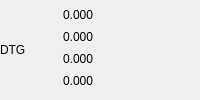
                          <widget class="QWidget" name="widget_dro_dtg" native="true">
                           <property name="sizePolicy">
                            <sizepolicy hsizetype="Preferred" vsizetype="Fixed">
                             <horstretch>0</horstretch>
                             <verstretch>0</verstretch>
                            </sizepolicy>
                           </property>
                           <layout class="QHBoxLayout" name="horizontalLayout_13">
                            <property name="spacing">
                             <number>0</number>
                            </property>
                            <property name="leftMargin">
                             <number>0</number>
                            </property>
                            <property name="topMargin">
                             <number>0</number>
                            </property>
                            <property name="rightMargin">
                             <number>12</number>
                            </property>
                            <property name="bottomMargin">
                             <number>0</number>
                            </property>
                            <item>
                             <widget class="QLabel" name="label_dro_dtg">
                              <property name="maximumSize">
                               <size>
                                <width>200</width>
                                <height>16777215</height>
                               </size>
                              </property>
                              <property name="text">
                               <string>DTG</string>
                              </property>
                             </widget>
                            </item>
                            <item>
                             <layout class="QVBoxLayout" name="verticalLayout_3">
                              <property name="spacing">
                               <number>0</number>
                              </property>
                              <item>
                               <widget class="DROLabel" name="dro_label_dtg_x">
                                <property name="sizePolicy">
                                 <sizepolicy hsizetype="Preferred" vsizetype="Fixed">
                                  <horstretch>0</horstretch>
                                  <verstretch>0</verstretch>
                                 </sizepolicy>
                                </property>
                                <property name="maximumSize">
                                 <size>
                                  <width>16777215</width>
                                  <height>16777215</height>
                                 </size>
                                </property>
                                <property name="text">
                                 <string>0.000</string>
                                </property>
                                <property name="Qreference_type" stdset="0">
                                 <number>2</number>
                                </property>
                                <property name="metric_template" stdset="0">
                                 <string>%10.3f X</string>
                                </property>
                                <property name="imperial_template" stdset="0">
                                 <string>%9.4f X</string>
                                </property>
                               </widget>
                              </item>
                              <item>
                               <widget class="DROLabel" name="dro_label_dtg_y">
                                <property name="sizePolicy">
                                 <sizepolicy hsizetype="Preferred" vsizetype="Fixed">
                                  <horstretch>0</horstretch>
                                  <verstretch>0</verstretch>
                                 </sizepolicy>
                                </property>
                                <property name="maximumSize">
                                 <size>
                                  <width>16777215</width>
                                  <height>16777215</height>
                                 </size>
                                </property>
                                <property name="text">
                                 <string>0.000</string>
                                </property>
                                <property name="textSpaceSample" stdset="0">
                                 <string/>
                                </property>
                                <property name="Qjoint_number" stdset="0">
                                 <number>1</number>
                                </property>
                                <property name="Qreference_type" stdset="0">
                                 <number>2</number>
                                </property>
                                <property name="metric_template" stdset="0">
                                 <string>%10.3f Y</string>
                                </property>
                                <property name="imperial_template" stdset="0">
                                 <string>%9.4f Y</string>
                                </property>
                               </widget>
                              </item>
                              <item>
                               <widget class="DROLabel" name="dro_label_dtg_z">
                                <property name="sizePolicy">
                                 <sizepolicy hsizetype="Preferred" vsizetype="Fixed">
                                  <horstretch>0</horstretch>
                                  <verstretch>0</verstretch>
                                 </sizepolicy>
                                </property>
                                <property name="maximumSize">
                                 <size>
                                  <width>16777215</width>
                                  <height>16777215</height>
                                 </size>
                                </property>
                                <property name="text">
                                 <string>0.000</string>
                                </property>
                                <property name="Qjoint_number" stdset="0">
                                 <number>2</number>
                                </property>
                                <property name="Qreference_type" stdset="0">
                                 <number>2</number>
                                </property>
                                <property name="metric_template" stdset="0">
                                 <string>%10.3f Z</string>
                                </property>
                                <property name="imperial_template" stdset="0">
                                 <string>%9.4f Z</string>
                                </property>
                               </widget>
                              </item>
                              <item>
                               <widget class="DROLabel" name="dro_label_dtg_w">
                                <property name="sizePolicy">
                                 <sizepolicy hsizetype="Preferred" vsizetype="Fixed">
                                  <horstretch>0</horstretch>
                                  <verstretch>0</verstretch>
                                 </sizepolicy>
                                </property>
                                <property name="maximumSize">
                                 <size>
                                  <width>16777215</width>
                                  <height>16777215</height>
                                 </size>
                                </property>
                                <property name="text">
                                 <string>0.000</string>
                                </property>
                                <property name="Qjoint_number" stdset="0">
                                 <number>8</number>
                                </property>
                                <property name="Qreference_type" stdset="0">
                                 <number>2</number>
                                </property>
                                <property name="metric_template" stdset="0">
                                 <string>%10.3f W</string>
                                </property>
                                <property name="imperial_template" stdset="0">
                                 <string>%9.4f W</string>
                                </property>
                               </widget>
                              </item>
                             </layout>
                            </item>
                            <item>
                             <widget class="StateLabel" name="dro_label_metric_imperial">
                              <property name="alignment">
                               <set>Qt::AlignRight|Qt::AlignTrailing|Qt::AlignVCenter</set>
                              </property>
                              <property name="machine_is_metric_status" stdset="0">
                               <bool>false</bool>
                              </property>
                              <property name="metric_mode_status" stdset="0">
                               <bool>true</bool>
                              </property>
                              <property name="true_textTemplate" stdset="0">
                               <string>METRIC</string>
                              </property>
                              <property name="false_textTemplate" stdset="0">
                               <string>INCH</string>
                              </property>
                             </widget>
                            </item>
                           </layout>
                          </widget>
